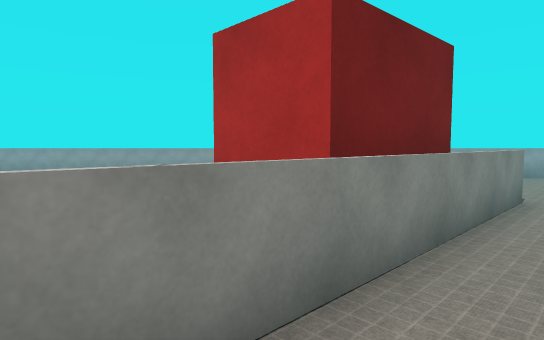
[1] (above)

15 first-person views from a walk through a Webots world. The camera is 1.1 m above the floor, tilts 4° down and sees 75° across. The floor is counted in squares, 1 m on a side. Each view is taken from the middle of a square. On the plan, view 1 faces up. The plan holds only what a view shows up to about 13 squares ahead; the rest is blank. Robots are left out. Webots' stock objects and surfaces are drawn as simple stand-ins.

[2]
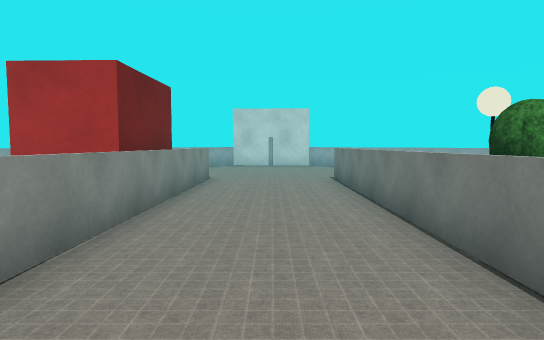

[3]
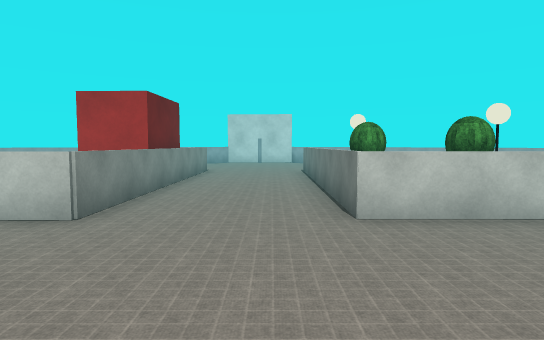

[4]
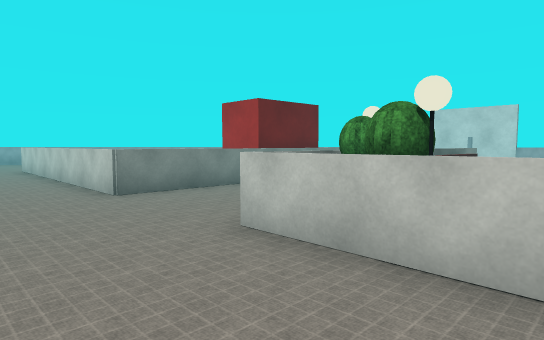

[5]
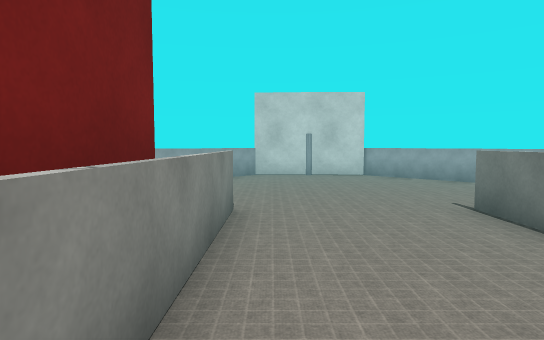

[6]
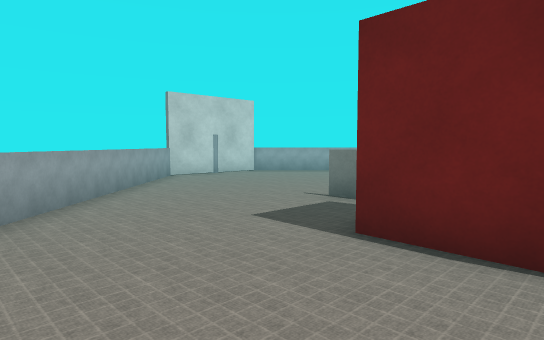

[7]
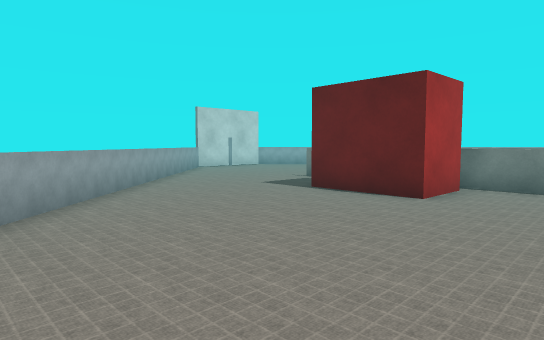

[8]
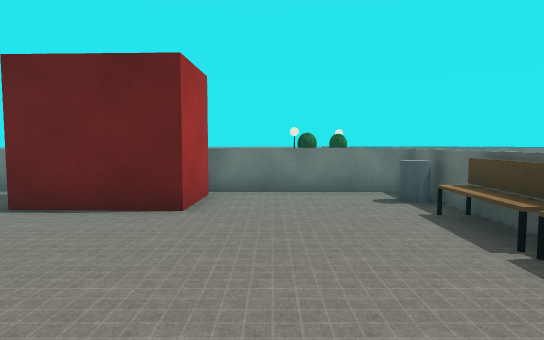

[9]
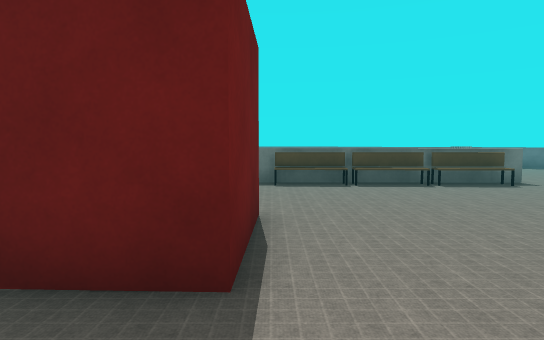

[10]
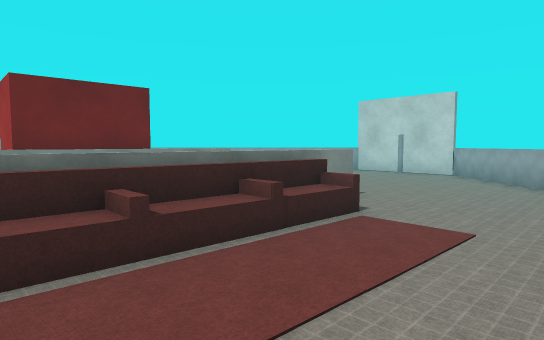

[11]
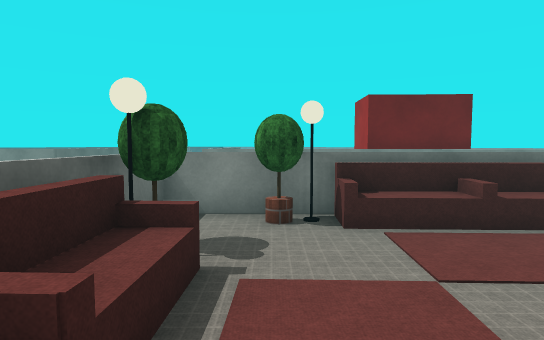

[12]
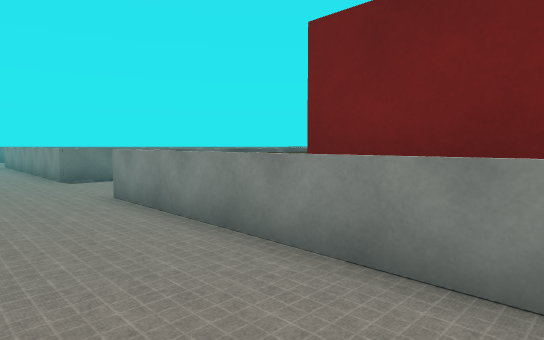

[13]
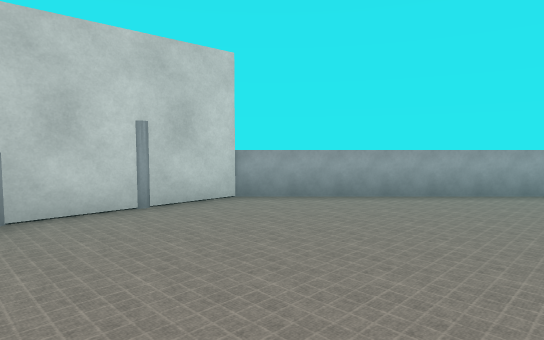

[14]
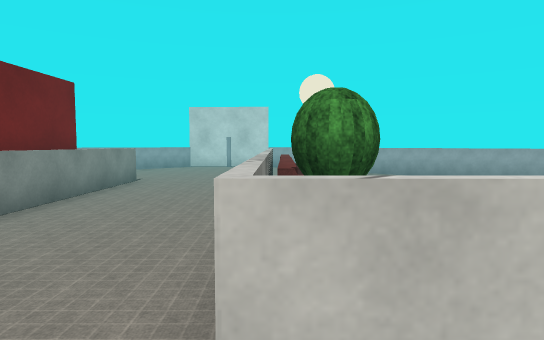

[15]
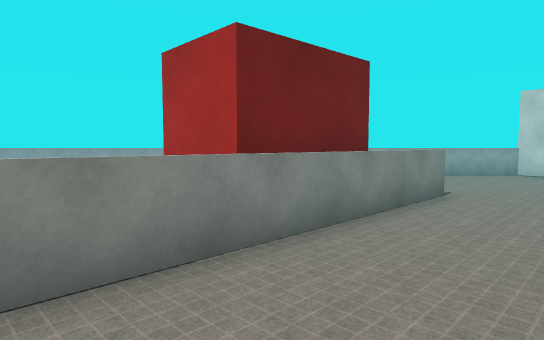

### Floor plan
Key: @ floor where view 1 was taken; # wall or solid block; x gap in a wall; . floor; = window, fence, low wall or low ledge; K kiosk; T potted tree; L floor lamp; S sofa; B blank board; E bench; I bin.
Columns run from 10 left of view 1 to 13 right of it. Each row starts with its distance up from view 1.
 12  ===================B
 11      ................B
 10     ..................B
  9     ...................B
  8   .....................=
  7 .#E........K...........=
  6  #E........KK.=#.......=
  5  .#E.....KK K##........=
  4   .#E.....KK#..........=
  3    .#E....##.....##....=
  2    ..#E..#=.....#S.....=
  1     ..=Ix=.....#S....  =
  0      ..==.@...#S....   =
 -1   =# ........#S.....   =
 -2    =#......#TL.....    =
 -3     =......=.....
 -4    #=......#TL...
 -5   #=.. .....#LS
 -6   =.  . .....#SS.
 -7       #==      SS
 -8       =    .

Positions as (right, up) in squares from view 1, and headings:
1: (0, 0), facing up
2: (-2, -3), facing up-right
3: (-4, -6), facing up-right
4: (1, -8), facing up
5: (1, 2), facing up-right
6: (-3, 8), facing right
7: (-8, 8), facing right
8: (-6, 8), facing down-right
9: (3, 9), facing down-left
10: (6, -4), facing up
11: (6, -6), facing up-left
12: (5, 3), facing left
13: (5, 8), facing right
14: (0, -4), facing up-right
15: (1, -1), facing up
